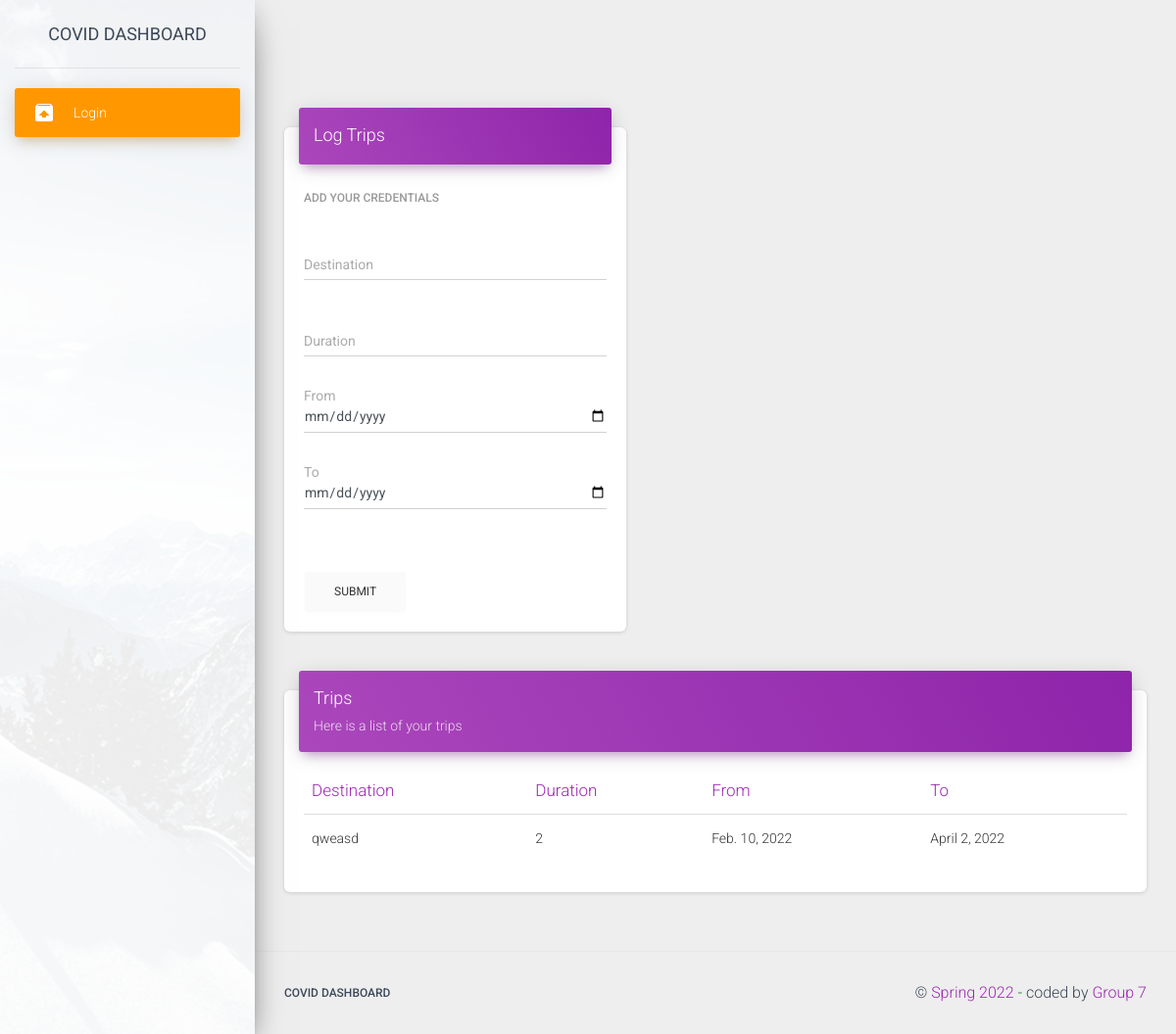
The app's page /trips, older data.
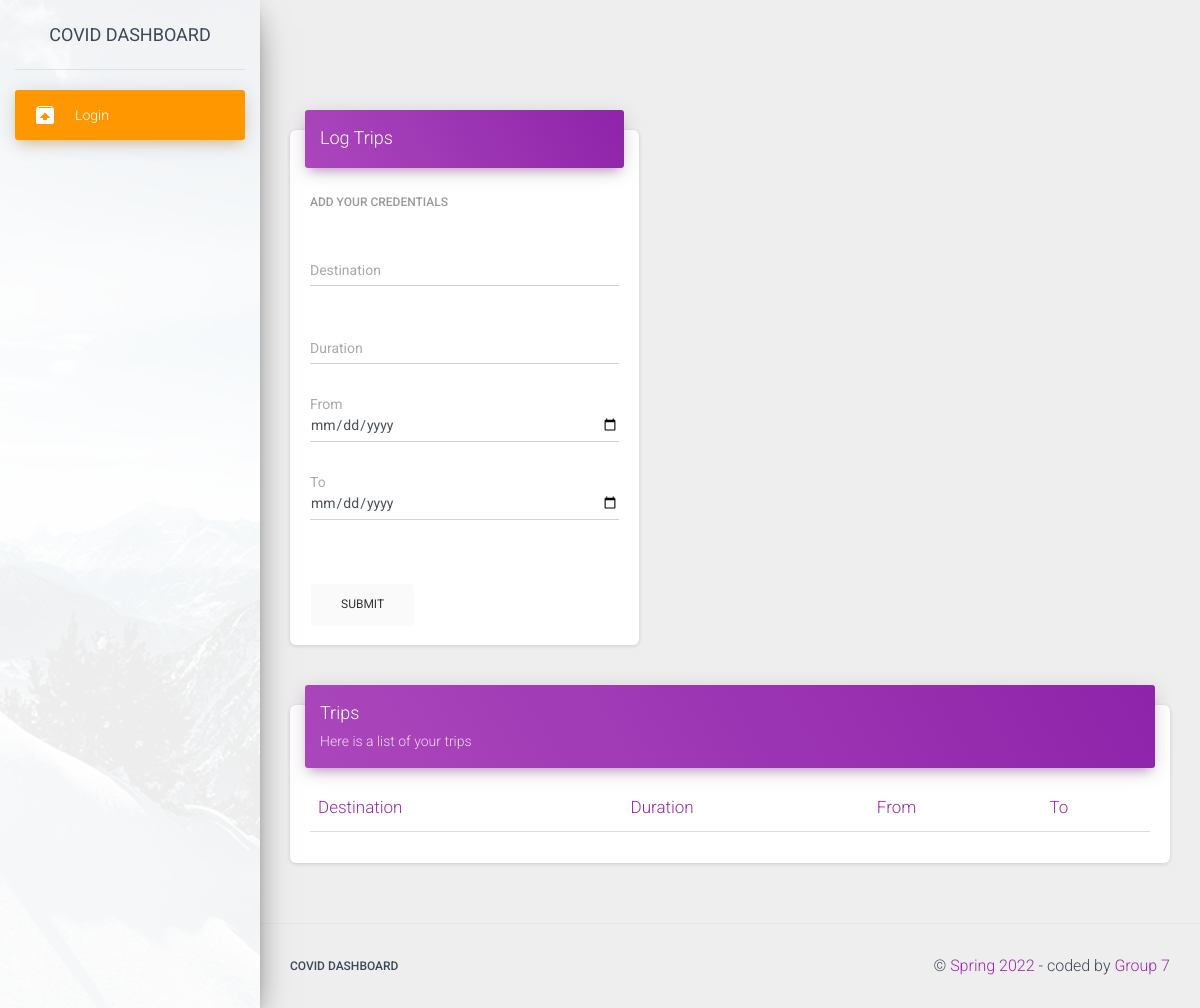
The same page, newer data.
### apps/home/models.py (models this page shows, shortened)
class Trips(models.Model):
    destination = models.CharField('Destination', max_length=120)
    duration = models.IntegerField(
        'Duration', max_length=500, blank=True, null=True)
    fromdes = models.DateField('From', blank=True, null=True)
    to = models.DateField('To', blank=True, null=True)
    user = models.IntegerField('id', max_length=500, blank=True, null=True)

### apps/home/views.py (the view, shortened to what this page needs)
# urls.py: path('trips', views.trips, name='trips'),
def trips(request):
    form = TripsForm(request.POST)
    load_template = request.path.split('/')[-1] + '.html'
    trips = Trips.objects.filter(user=request.user.id)
    submitted = False
    html_template = loader.get_template('home/' + load_template)
    context = {
        'form': form,
        'success': submitted,
        'trips': trips,
        'segment': 'trips',
    }
    return HttpResponse(html_template.render(context, request))

### apps/home/forms.py
class TripsForm(ModelForm):
    destination = forms.CharField(
        widget=forms.TextInput(
            attrs={
                "class": "form-control"
            }
        ), required=False)
    duration = forms.IntegerField(
        widget=forms.TextInput(
            attrs={
                "class": "form-control"
            }
        ),
        required=False)
    fromdes = forms.CharField(
        widget=forms.DateInput(
            attrs={
                "type": "date",
                "class": "form-control"
            }
        ),
        required=False)
    to = forms.CharField(
        widget=forms.DateInput(
            attrs={
                "type": "date",
                "class": "form-control"
            }
        ),
        required=False)
    class Meta:
        model = Trips
        fields = ('destination', 'duration', 'fromdes', 'to')

### apps/templates/home/trips.html (shortened to what this page needs)
{% extends "layouts/base.html" %} {% block title %} Trips {% endblock %}
{% block stylesheets %}{% endblock stylesheets %} {% block content %}
<div class="row">
	<div class="col-md-5">
		<div class="card">
			<div class="card-header card-header-primary">
				<h4 class="card-title">Log Trips</h4>
			</div>
			<div class="card-body">
				<h6 class="card-category">
					{% if msg %}
					<span class="text-danger">{{ msg | safe }}</span>
					{% else %} Add your credentials {% endif %}
				</h6>
				<br />
				<form role="form" method="post" action="">
					<div class="row">
						<div class="col-md-12">
							<div class="form-group">
								<label class="bmd-label-floating">Destination</label>
								{{ form.destination }}
							</div>
						</div>
					</div>
					<br />
					<div class="row">
						<div class="col-md-12">
							<div class="form-group">
								<label class="bmd-label-floating">Duration</label>
								{{ form.duration }}
							</div>
						</div>
					</div>
					<br />
					<div class="row">
						<div class="col-md-12">
							<div class="form-group">
								<label>From</label>
								{{ form.fromdes }}
							</div>
						</div>
					</div>
					<br />
					<div class="row">
						<div class="col-md-12">
							<div class="form-group">
								<label>To</label>
								{{ form.to }}
							</div>
						</div>
					</div>
					<br />
					<input type="submit" value="Submit" class="btn btn-secondary" />
				</form>
			</div>
		</div>
	</div>
</div>
<div class="row">
	<div class="col-md-12">
		<div class="card">
			<div class="card-header card-header-primary">
				<h4 class="card-title">Trips</h4>
				<p class="card-category">Here is a list of your trips</p>
			</div>
			<div class="card-body">
				<div class="table-responsive">
					<table class="table">
						<thead class="text-primary">
							<th>Destination</th>
							<th>Duration</th>
							<th>From</th>
							<th>To</th>
						</thead>
						<tbody>
							{% for trip in trips %}
							<tr>
								<td>{{trip.destination}}</td>
								<td>{{trip.duration}}</td>
								<td>{{trip.fromdes}}</td>
								<td>{{trip.to}}</td>
							</tr>
							{%endfor%}
						</tbody>
					</table>
				</div>
			</div>
		</div>
	</div>
</div>
{% endblock content %}

### apps/templates/layouts/base.html (shortened to what this page needs)
<!DOCTYPE html>
<html lang="en">
	<head>
		<link rel="stylesheet" href="https://maxcdn.bootstrapcdn.com/font-awesome/latest/css/font-awesome.min.css" />
		<link href="/static/assets/css/material-dashboard.css?v=2.1.2" rel="stylesheet" />
		<link href="/static/assets/demo/demo.css" rel="stylesheet" />
	</head>
	<body class="">
		<div class="wrapper">
			{% include 'includes/sidebar.html' %}
			<div class="main-panel">
				{% include 'includes/navigation.html' %}
				<div class="content">
					<div class="container-fluid">{% block content %}{% endblock content %}</div>
				</div>
				{% include 'includes/footer.html' %}
			</div>
		</div>
	</body>
</html>

### apps/templates/includes/sidebar.html
<div class="sidebar" data-color="orange" data-background-color="white" data-image="/static/assets/img/sidebar-1.jpg">
	<div class="logo">
		<a target="_blank" rel="noopener noreferrer" href="#" class="simple-text logo-normal"> Covid Dashboard </a>
	</div>
	<div class="sidebar-wrapper">
		<ul class="nav">
			{% if request.user.is_authenticated %}
			<li class="nav-item {% if 'index' in segment %} active {% endif %}">
				<a class="nav-link" href="/">
					<i class="material-icons">dashboard</i>
					<p>Dashboard</p>
				</a>
			</li>
			<li class="nav-item {% if 'temp_data' in segment %} active {% endif %}">
				<a class="nav-link" href="/temp">
					<i class="material-icons">person</i>
					<p>Personal Checks</p>
				</a>
			</li>
			<li class="nav-item {% if 'personal_data' in segment %} active {% endif %}">
				<a class="nav-link" href="/vaccine">
					<i class="material-icons">healing</i>
					<p>Vaccine Info</p>
				</a>
			</li>
			<li class="nav-item {% if 'doctors' in segment %} active {% endif %}">
				<a class="nav-link" href="/doctors">
					<i class="material-icons">content_paste</i>
					<p>Doctor Visits</p>
				</a>
			</li>
			<li class="nav-item {% if 'medicines' in segment %} active {% endif %}">
				<a class="nav-link" href="/medicines">
					<i class="material-icons">local_hospital</i>
					<p>Medicine List</p>
				</a>
			</li>
			<li class="nav-item {% if 'family' in segment %} active {% endif %}">
				<a class="nav-link" href="/family">
					<i class="material-icons">favorite</i>
					<p>Family Visits</p>
				</a>
			</li>
			<li class="nav-item {% if 'trips' in segment %} active {% endif %}">
				<a class="nav-link" href="/trips">
					<i class="material-icons">location_ons</i>
					<p>Trips</p>
				</a>
			</li>
			<li class="nav-item {% if 'takeouts' in segment %} active {% endif %}">
				<a class="nav-link" href="/takeouts">
					<i class="material-icons">room_service</i>
					<p>Take Outs</p>
				</a>
			</li>
			<li class="nav-item">
				<a class="nav-link" href="{% url 'logout' %}">
					<i class="material-icons">directions_run</i>
					<p>Logout</p>
				</a>
			</li>
			{% else %}
			<li class="nav-item active">
				<a class="nav-link" rel="noopener noreferrer" href="{% url 'login' %}">
					<i class="material-icons">unarchive</i>
					<p>Login</p>
				</a>
			</li>
			{% endif %}
		</ul>
	</div>
</div>

### apps/templates/includes/navigation.html (shortened to what this page needs)
<nav class="navbar navbar-expand-lg navbar-transparent navbar-absolute fixed-top">
	<div class="container-fluid">
		<div class="navbar-wrapper">
		</div>
	</div>
</nav>

### apps/templates/includes/footer.html
<footer class="footer">
	<div class="container-fluid">
		<nav class="float-left">
			<ul>
				<li>
					<a target="_blank" rel="noopener noreferrer" href="#"> Covid Dashboard </a>
				</li>
			</ul>
		</nav>
		<div class="copyright float-right">
			&copy; <a target="_blank" rel="noopener noreferrer" href="#">Spring 2022</a> - coded by
			<a target="_blank" rel="noopener noreferrer" href="#">Group 7</a>
		</div>
	</div>
</footer>

Row changes from the older to the newer data that the page shows:
no longer on this page (row edited): Trips: destination "qweasd", duration "2", fromdes "Feb. 10, 2022", to "April 2, 2022"
